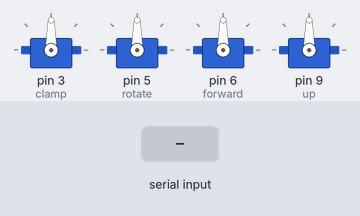
The sketch below on a simulated Arduino Uno, built with avr-gcc and run on an emulated ATmega328P. On the bench: 4 × servo. The test bench sets the inputs (shaded band).

Above: at 1.2 s.
1.3 s: "90,45\n" received over Serial
At 2.1 s:
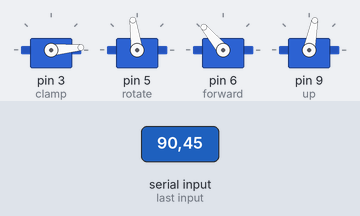
Timing chart, 0 to 4.3 s (numbered marks = the images above; inputs shaded):
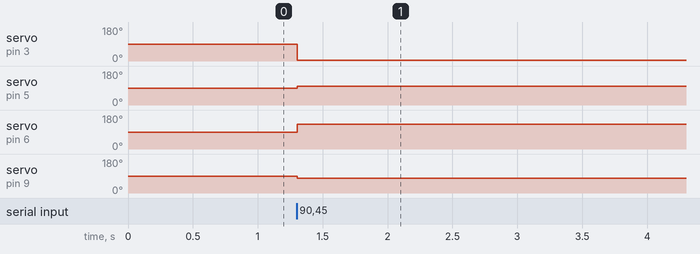

The sketch:

Arduino-Program.ino
```cpp
#include <Servo.h>

Servo clamp;
Servo rotate;
Servo up;
Servo forward;

#define STEPPER_MOTOR_LOWER_VALUE 20
#define STEPPER_MOTOR_HIGHER_VALUE 160
#define NUMBER_MOTORS 4
#define CLAMP '!'
#define ROTATE '@'
#define FORWARD '#'
#define UP '$'

const byte motorDegrees[NUMBER_MOTORS][2] = {
  {0, 180},     // Right arm - x-axis
  {0, 180},     // right arm - y-axis
  {40, 130},    // left arm - x-axis
  {30, 120}     // left arm - y-axis
  };

int pos = 0;
int counter = 0;

void setup()
{
  Serial.begin(9600);
  clamp.attach(3);
  rotate.attach(5);
  forward.attach(6);
  up.attach(9);
}

float return_mapped_data(float lower_value, float upper_value, float input_value, byte motor) // allows smoother motor movement
{
    float output_value = (input_value - lower_value) * (motorDegrees[motor][1] - motorDegrees[motor][0]) / (upper_value - lower_value) + motorDegrees[motor][0]; // map function
    return output_value;
}


float read_serial_data(int direction) // direction: 0-3
{
  char rcvdChars[14] = {0};
  unsigned int index = 0;
  char rc;

  while(Serial.available() <= 0);

  int i = 0;
  boolean goin = false;
  while(Serial.available() > 0){
    rc = Serial.read();
    switch(direction){
      case 0:
        if(rc == CLAMP){
        goin = true;
        if(Serial.available())
          rc = Serial.read();
        }
        break;

       case 1:
        if(rc == ROTATE){
          goin = true;
          if(Serial.available())
            rc = Serial.read();
        }
        break;

       case 2:
        if(rc == FORWARD){
          goin = true;
          if(Serial.available())
            rc = Serial.read();
        }
        break;

       case 3:
        if(rc == UP){
          goin = true;
          if(Serial.available())
            rc = Serial.read();
        }
        break;
    }
    if(goin && i < 14){
      delay(10);
      if(rc != '\n' && rc != '!'){
        rcvdChars[i] = rc;
        i++;
      }

     if(rc == '\n'){
      rcvdChars[i] = '\0';
      goin = false;
      i = 0;
      break;
    }
    }
  }
    return atof(rcvdChars);
}


int output_array[NUMBER_MOTORS] = {0, 0, 0, 0}; // initial_value


float axis_array[NUMBER_MOTORS][2] = {
    {0, 0.7},       // right x axis
    {-0.6, 0.5},    // right y axis
    {-0.7, 0},      // left x axis
    {-0.6, 0.5}     // left y axis
};

void loop()
{
    for (int index=0; index < NUMBER_MOTORS; index++)
    {
      float data = read_serial_data(index);
      if(index == 0){
        if(data <= 0.3){
          output_array[index] = 05;
        }else{
          output_array[index] = 175;
        }
      }else{
        output_array[index] = return_mapped_data(axis_array[index][0], axis_array[index][1], constrain(data, axis_array[index][0], axis_array[index][1]), index);
      }
    clamp.write(output_array[0]);

    rotate.write(output_array[1]);

    forward.write(output_array[2]);

    up.write(output_array[3]);
  }
}
```

Measured:
- after the input at 1.3 s, servo on pin 3 (clamp): 90° → 5° at once; servo on pin 5 (rotate): 90° → 98° at once; servo on pin 6 (forward): 90° → 130° at once; servo on pin 9 (up): 90° → 79° at once
